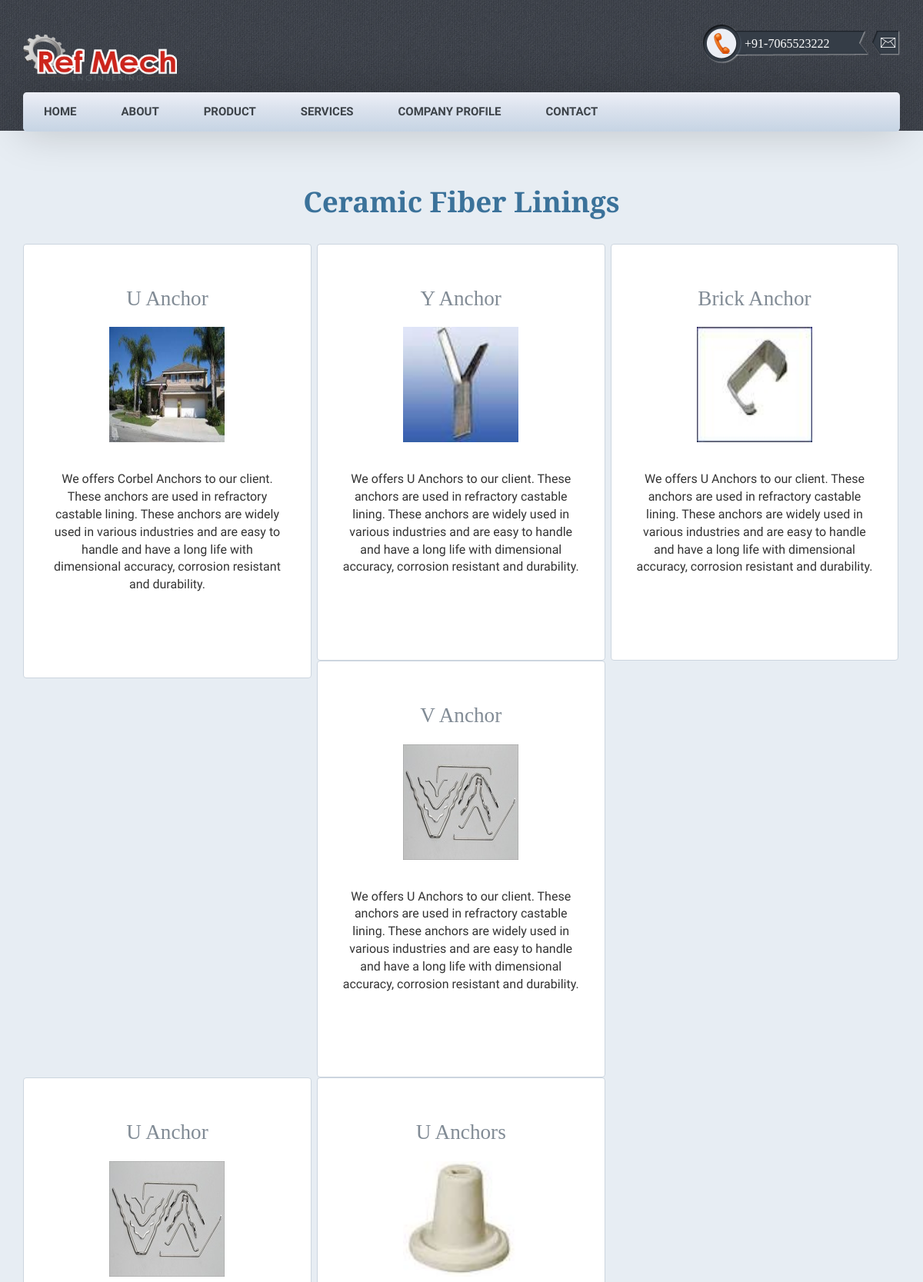
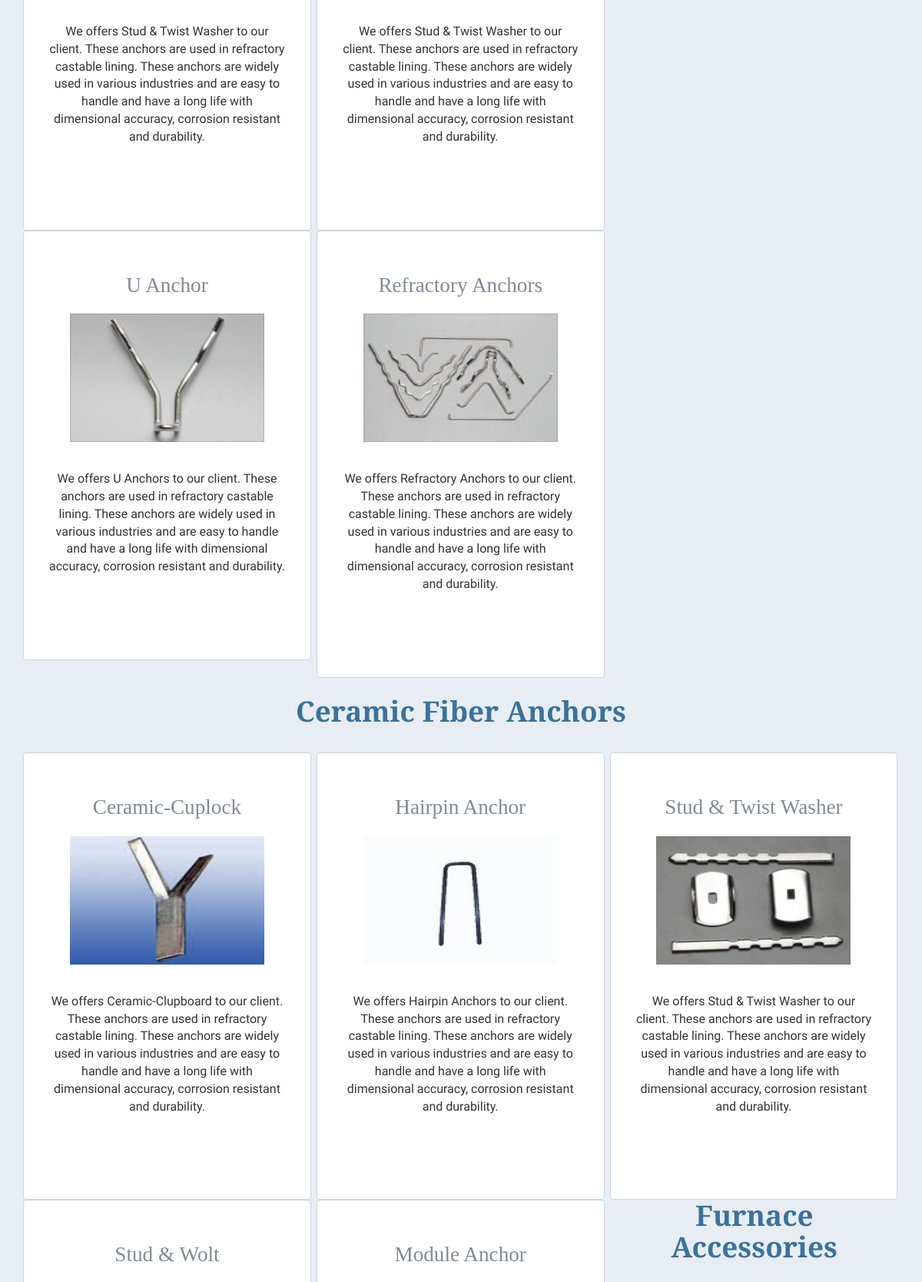
The page /product.php (upper part) on the database its author committed (2 pictures, top to bottom).
### tables this page shows
CREATE TABLE IF NOT EXISTS `image` (
  `id` int(11) NOT NULL AUTO_INCREMENT,
  `imagename` varchar(80) NOT NULL,
  `imagedesc` text NOT NULL,
  `category` varchar(40) NOT NULL,
  `subcategory` varchar(40) NOT NULL,
  `deleteflag` enum('y','n') NOT NULL DEFAULT 'n',
  PRIMARY KEY (`id`)
);

### product.php (the view, shortened to what this page needs)
<!DOCTYPE html>
<html>
<head>
	<link href="css/bootstrap.css" rel='stylesheet' type='text/css' />
	<link href="css/style.css" rel='stylesheet' type='text/css' />
</head>
<body>
	<div class="header" id="home">
		<div class="container">
			<div class="header-mian">
				<div class="head">
					<div class="logo">
						<a href="index.html">
							<img src="images/RefMech.png" width="200" height="60" alt="" />
							</a>
						</div>
						<div class="call">
							<ul>
								<li><p> +91-7065523222</p></li>
								<li><p class="msg"><a href="mailto:info@gmail.com"><img src="images/msg.png" alt="info@gmail.com"/></a></p></li>
							</ul>
						</div>
						<div class="clearfix"></div>
					</div>
					<div class="navigation">
						<ul class="navig">
							<li><a href="index.php">HOME</a></li>
							<li><a href="about.php">ABOUT</a></li>
							<li><a href="product.php">PRODUCT</a></li>
							<li><a href="#">SERVICES</a></li>
							<li><a href="companyprofile.php">COMPANY PROFILE</a></li>
							<li><a href="contact.php">CONTACT</a></li>
						</ul>
					</div>
				</div>
			</div>
		</div>
		<div class="price">
			<div class="container">
				<div class="price-main">
					<h3>Ceramic Fiber Linings</h3>
				</div>
				<div class="price-section-grids">
					<?php
					$sql ="select * from image where category='Corbal Anchor' and deleteflag='n'";
					$result= mysql_query($sql);
					while($row = mysql_fetch_array($result))
					{
						?>
						<div class="col-md-4 price-value">
							<div class="price-section-grid">
								<h5><?php echo $row['subcategory'];?></h5>
								<img src="image/<?php echo $row['imagename'];?>"width="150" height="150"></a>
								<ul>
									<p><?php echo $row['imagedesc'];?> </p>
								</ul>
							</div>
						</div>
						<?php
					}
					?>
					<div class="col-md-4 price-value">
						<div class="price-section-grid">
							<h5>U Anchor</h5>
							<img src="images/img/Refactory/insul-prod-anchor_img003-250x250 (1).jpg" alt="" width="253" height="167"/></a>
							<ul>
								<p>We offers U Anchors to our client. These anchors are used in refractory castable lining. These anchors are widely used in various industries and are easy to handle and have a long life with dimensional accuracy, corrosion resistant  and durability.</p>
							</ul>
						</div>
					</div>
					<div class="col-md-4 price-value">
						<div class="price-section-grid">
							<h5>Refractory Anchors</h5>
							<img src="images/img/Refactory/insul-prod-anchor_img038-250x250.jpg" alt="" width="253" height="167"/></a>
							<ul>
								<p>We offers Refractory Anchors to our client. These anchors are used in refractory castable lining. These anchors are widely used in various industries and are easy to handle and have a long life with dimensional accuracy, corrosion resistant  and durability.</p>
							</ul>
						</div>
					</div>
				</div>
				<div class="price-main">
					<br>
					<h3>Ceramic Fiber Anchors</h3>
				</div>
				<div class="price-section-grids">
					<?php
					$sql ="select * from image where category='Ceramic Fiber Anchors' and deleteflag='n'";
					$result= mysql_query($sql);
					while($row = mysql_fetch_array($result))
					{
						?>
						<div class="col-md-4 price-value">
							<div class="price-section-grid">
								<h5><?php echo $row['subcategory'];?></h5>
								<img src="image/<?php echo $row['imagename'];?>" alt="" width="253" height="167"/></a>
								<ul>
									<p><?php echo $row['imagedesc'];?></p>
								</ul>
							</div>
						</div>
						<?php
					}
					?>
					<br><br>
					<div class="price-main">
						<h3>
							Furnace Accessories</h3>
						</div>
					</div>
					<div class="price-section-grids">
						<?php
						$sql ="select * from image where category='Thermal Insulation Material' and deleteflag='n'";
						$result= mysql_query($sql);
						while($row = mysql_fetch_array($result))
						{
							?>
						</div>
						<?php
					}
					?>
		</body>
		</html>

### css/style.css (style rules this page uses)
html, body { font-size: 100%; background: #fff; font-family: 'Droid Sans', sans-serif; }
body a { transition: 0.5s all ease; -webkit-transition: 0.5s all ease; -moz-transition: 0.5s all ease; -o-transition: 0.5s all ease; -ms-transition: 0.5s all ease; }
h1,h2,h3,h4,h5,h6 { margin:0; }
p { margin:0; }
ul,label { margin:0; padding:0; }
.logo { float: left; margin-top: 1.1%; }
.call { float:right; }
.call ul { padding:0; }
.call ul li { list-style:none; display:inline-block; }
.call ul li p { color: #fff; font-weight: 400; font-size: 16px; font-family: 'Bitter', serif; background: url(../images/ph-1.png) no-repeat; padding: 14px 0 0 54px; width: 216px; height: 51px; }
.call ul li p.msg { background: url(../images/msg-back.png) no-repeat; width: 36px; height: 32px; display: block; padding: 6px 0 0 0px !important; }
.call ul li a img { padding: 0px 0 0 11px; margin-top: -5px; }
.navigation { background: #edeff7; background: -moz-linear-gradient(top, #edeff7 0%, #dce3ee 39%, #c6d4e4 100%, #464646 100%, #464646 100%); background: -webkit-gradient(linear, left top, left bottom, color-stop(0%,#edeff7), color-stop(39%,#dce3ee), color-stop(100%,#c6d4e4), color-stop(100%,#464646), color-stop(100%,#464646)); background: -webkit-linear-gradient(top, #edeff7 0%,#dce3ee 39%,#c6d4e4 100%,#464646 100%,#464646 100%); background: -o-linear-gradient(top, #edeff7 0%,#dce3ee 39%,#c6d4e4 100%,#464646 100%,#464646 100%); background: -ms-linear-gradient(top, #edeff7 0%,#dce3ee 39%,#c6d4e4 100%,#464646 100%,#464646 100%); background: linear-gradient(to bottom, #edeff7 0%,#dce3ee 39%,#c6d4e4 100%,#464646 100%,#464646 100%); filter: progid:DXImageTransform.Microsoft.gradient( startColorstr='#edeff7', endColorstr='#464646',GradientType=0 ); position: absolute; top: 96px; width: 100%; border-radius: 0.3em; -webkit-border-radius: 0.3em; -moz-border-radius: 0.3em; -o-border-radius: 0.3em; -ms-border-radius: 0.3em; box-shadow: 0px 0px 52px 3px rgba(0, 0, 0, 0.17); -webkit-box-shadow: 0px 0px 52px 3px rgba(0, 0, 0, 0.17); -moz-box-shadow: 0px 0px 52px 3px rgba(0, 0, 0, 0.17); -o-box-shadow: 0px 0px 52px 3px rgba(0, 0, 0, 0.17); -ms-box-shadow: 0px 0px 52px 3px rgba(0, 0, 0, 0.17); }
.header-mian { position: relative; }
.logo a { display: block; }
.header { padding: 2.5em 0 4.5em 0px; background: url(../images/header-banner.jpg); }
ul.navig { padding: 0; }
ul.navig li { display: inline-block; margin: 0 0px; position: relative; padding: 17px 0; }
ul.navig li a { font-size: 15px; color: #3d4349; font-weight: 700; text-decoration: none; padding: 10px 27px; }
ul.navig li a:after { width:15px; height:15px; background:red; display: none; content:""; position:absolute; top:0; }
.about-main h3,.choose-main h3, .contact-main h3,.services-main h3, .feature-main h3,.price-main h3 { text-align:center; color:#3b729a; font-size:2.5em; font-weight:700; margin:0; font-family: 'Bitter', serif; }
.price { padding: 6em 0; background:#e7edf3; }
.price-section-grid h5 { color:#818b95; font-family: 'Bitter', serif; font-size:1.9em; font-weight:300; margin-bottom:0.8em; }
.price-section-grid ul { margin:2.5em 0; }
.price-value { border: 1px solid #ccd5df; border-radius: 4px; -webkit-border-radius: 4px; -moz-border-radius: 4px; -o-border-radius: 4px; -ms-border-radius: 4px; padding:4em 2em 5em 2em; background:#fff; width:32.888%; float:left; margin-right:0.6%; text-align:center; }
.price-section-grids { margin-top: 4%; }
.price-value:nth-child(3) { margin-right:0; }
@media (max-width: 1440px) { .header { padding: 2em 0 4.1em 0px; } }
@media (max-width: 1440px) { .navigation { top: 88px; } }
@media (max-width: 1366px) { .price-section-grid h5 { font-size: 1.7em; } }
@media (max-width: 1366px) { .price { padding: 5.2em 0; } }
@media (max-width: 1366px) { .price-section-grid ul { margin: 2.3em 0; } }
@media (max-width: 1366px) { .price-value { padding: 3.5em 2em 4.5em 2em; } }
@media (max-width: 1366px) { .about-main h3, .choose-main h3, .contact-main h3, .services-main h3, .feature-main h3, .price-main h3,.team-main h3 { font-size: 2.3em; } }
@media (max-width: 1366px) { ul.navig li { padding: 14px 0; } }
@media (max-width: 1280px) { .price { padding: 4.5em 0; } }
@media (max-width: 1280px) { .price-section-grids { margin-top: 3%; } }

### rows shown on the page
image: subcategory "U Anchor", imagename (picture), imagedesc "We offers Corbel Anchors to our client. These anchors are used in refractory castable lining. These anchors are widely used in various industries and are easy to handle and have a long life with dimensional accuracy, corrosion resistant and durability."
image: subcategory "Y Anchor", imagename (picture), imagedesc "We offers U Anchors to our client. These anchors are used in refractory castable lining. These anchors are widely used in various industries and are easy to handle and have a long life with dimensional accuracy, corrosion resistant and durability."
image: subcategory "Brick Anchor", imagename (picture), imagedesc "We offers U Anchors to our client. These anchors are used in refractory castable lining. These anchors are widely used in various industries and are easy to handle and have a long life with dimensional accuracy, corrosion resistant and durability."
image: subcategory "V Anchor", imagename (picture), imagedesc "We offers U Anchors to our client. These anchors are used in refractory castable lining. These anchors are widely used in various industries and are easy to handle and have a long life with dimensional accuracy, corrosion resistant and durability."
image: subcategory "U Anchor", imagename (picture), imagedesc "We offers Stud & Twist Washer to our client. These anchors are used in refractory castable lining. These anchors are widely used in various industries and are easy to handle and have a long life with dimensional accuracy, corrosion resistant and durability."
image: subcategory "U Anchors", imagename (picture), imagedesc "We offers Stud & Twist Washer to our client. These anchors are used in refractory castable lining. These anchors are widely used in various industries and are easy to handle and have a long life with dimensional accuracy, corrosion resistant and durability."
image: subcategory "Ceramic-Cuplock", imagename (picture), imagedesc "We offers Ceramic-Clupboard to our client. These anchors are used in refractory castable lining. These anchors are widely used in various industries and are easy to handle and have a long life with dimensional accuracy, corrosion resistant and durability."
image: subcategory "Hairpin Anchor", imagename (picture), imagedesc "We offers Hairpin Anchors to our client. These anchors are used in refractory castable lining. These anchors are widely used in various industries and are easy to handle and have a long life with dimensional accuracy, corrosion resistant and durability."
image: subcategory "Stud & Twist Washer", imagename (picture), imagedesc "We offers Stud & Twist Washer to our client. These anchors are used in refractory castable lining. These anchors are widely used in various industries and are easy to handle and have a long life with dimensional accuracy, corrosion resistant and durability."
image: subcategory "Stud & Wolt"
image: subcategory "Module Anchor"
